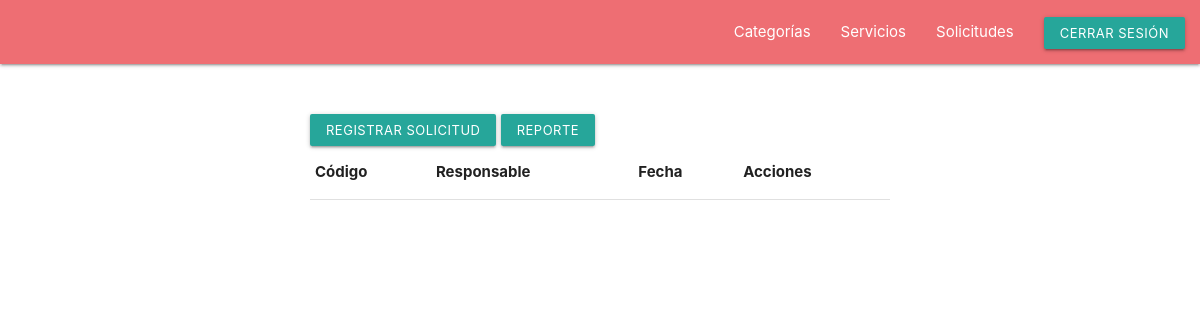
Page /Index.php?c=Solicitud (signed in) on the earlier database version.
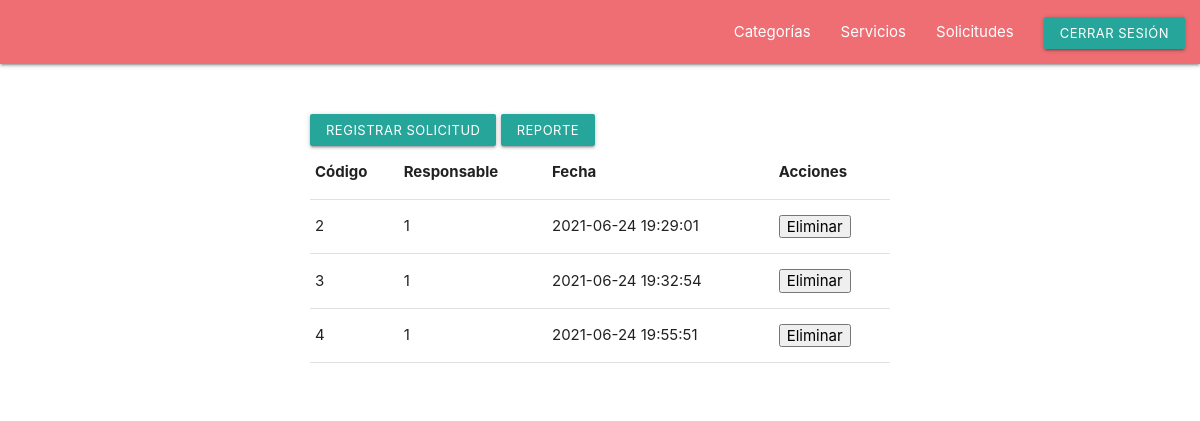
Same page on the later database version.
### tables this page shows
CREATE TABLE `solicitudes` (
  `solicitud_id` int(11) NOT NULL,
  `usuario_id` int(11) NOT NULL,
  `fechaServicio` datetime NOT NULL
);

### controlador/SolicitudControlador.php (called while the page is built, shortened)
<?php
    require_once('modelo/CrudSolicitud.php');
class SolicitudControlador {
    public function index(){
        require_once('vista/ListarSolicitud.php');
    }
    public function listarSolicitudes(){
        $crudSolicitud = new CrudSolicitud();
        return $crudSolicitud->listarSolicitudes();
    }
}
?>

### modelo/CrudSolicitud.php (called while the page is built, shortened)
<?php
class CrudSolicitud {
    public function listarSolicitudes(){
        $Db = Db:: Conectar();
        $sql = $Db->query('SELECT * FROM solicitudes');
        $sql->execute();
        return $sql->fetchAll();
    }
}

### vista/ListarSolicitud.php (the view, shortened to what this page needs)
<?php
require_once('controlador/SolicitudControlador.php');
$controladorPedido = new SolicitudControlador();
$listaSolicitud = $controladorPedido->listarSolicitudes();
?>
<div class="container">
    <div class="row">
        <a class="waves-effect waves-light btn-small" href="Index.php?c=Solicitud&accion=registrar">Registrar Solicitud</a>
        <a class="waves-effect waves-light btn-small" href="vista/SolicitudPDF.php">Reporte</a>
        <table class="highlight">
            <thead>
                <tr>
                    <th>Código</th>
                    <th>Responsable</th>
                    <th>Fecha</th>
                    <th>Acciones</th>
                </tr>
            </thead>
            <tbody>
                <?php
                foreach ($listaSolicitud as $solicitud) {
                ?>
                    <tr>
                        <td>
                            <?php echo $solicitud['solicitud_id']; ?>
                        </td>
                        <td>
                            <?php echo $solicitud['usuario_id']; ?>
                        </td>
                        <td>
                            <?php echo $solicitud['fechaServicio']; ?>
                        </td>
                        <td>
                            <form name="frmEliminar" id="frmEliminar<?php echo $solicitud['solicitud_id'] ?>" action="Index.php?c=Solicitud&accion=eliminar" method="POST">
                                <button type="submit" onclick="eliminarSolicitud(<?php echo $solicitud['solicitud_id']; ?>)">Eliminar</button>
                            </form>
                        </td>
                    </tr>
                <?php
                }
                ?>
            </tbody>
        </table>
    </div>
</div>

Differences in the rows shown:
added solicitudes: solicitud_id "2", usuario "1", fechaServicio "2021-06-24 19:29:01"
added solicitudes: solicitud_id "3", usuario "1", fechaServicio "2021-06-24 19:32:54"
added solicitudes: solicitud_id "4", usuario "1", fechaServicio "2021-06-24 19:55:51"
